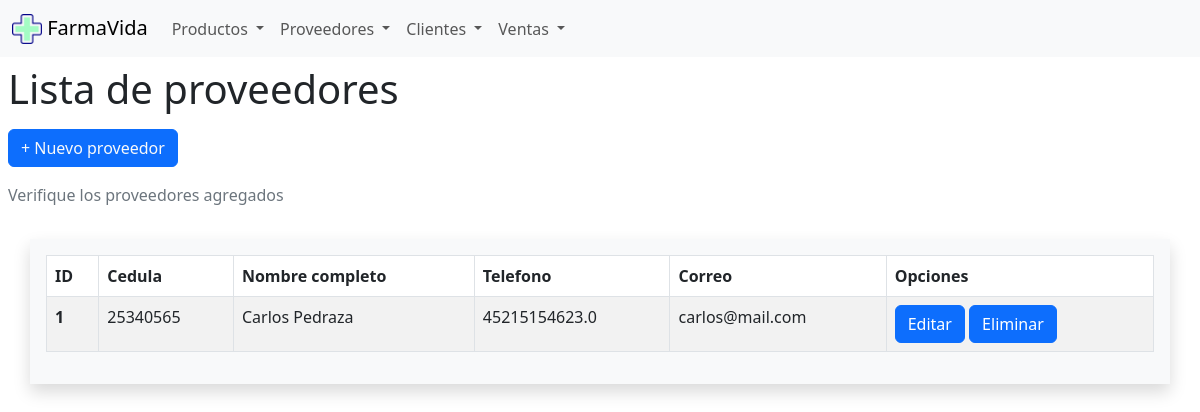
Screenshot of /proveedores/ with the database file from the repository.
### Farmacia/models.py (models this page shows)
class Proveedor(models.Model):
    name = models.CharField(max_length=25)
    cedula= models.IntegerField()
    phone_number = models.FloatField()
    email = models.CharField(max_length=25)

### Farmacia/views.py (the view)
# urls.py: path('proveedores/', views.proveedoress ,name='proveedores'),
def proveedoress(request):
     providers = Proveedor.objects.all()
     return render(request, "proveedores/proveedores_list.html", {"proveedores":providers})

### Farmacia/templates/proveedores/proveedores_list.html (shortened to what this page needs)
{% extends 'comun/base.html' %}
{% block content %}
<h1 class="m-2">Lista de proveedores</h1>
<button type="button" class="btn btn-primary m-2 ">
    <a class="text-decoration-none text-light" href="{% url 'registroProveedor' %}"> + Nuevo proveedor</a>
</button>
<p class="m-2 text-secondary">Verifique los proveedores agregados</p>
<div class="container ">
    <div class="row justify-content-center">
        <div class="table-responsive mt-4 shadow p-3 mb-5 bg-body-tertiary">
            <table id="example2" class="table table-striped table-bordered table-hover">
                <thead>
                    <tr>
                        <th>ID</th>
                        <th>Cedula</th>
                        <th>Nombre completo</th>
                        <th>Telefono</th>
                        <th>Correo</th>
                        <th>Opciones</th>
                    </tr>
                </thead>
                <tbody>
                    {% for proveedor in proveedores %}
                    <tr>
                        <th>{{ proveedor.id }}</th>
                        <td>{{ proveedor.cedula }}</td>
                        <td>{{ proveedor.name }}</td>
                        <td>{{ proveedor.phone_number }}</td>
                        <td>{{ proveedor.email }}</td>
                        <td>
                            <a href="{% url 'editarProveedor' proveedor.id %}" class="btn btn-primary">Editar</a>
                            <a href="{% url 'eliminarProveedor' proveedor.id %}" class="btn btn-primary">Eliminar</a>
                        </td>
                    </tr>
                    {% empty %}
                    <tr>
                        <td colspan="6">No hay productos disponibles.</td>
                    </tr>
                    {% endfor %}
                </tbody>
            </table>
        </div>
    </div>
</div>
{% endblock %}

### rows the page displays
Proveedor: id "1", cedula "25340565", name "Carlos Pedraza", phone_number "45215154623.0", email "carlos@mail.com"
